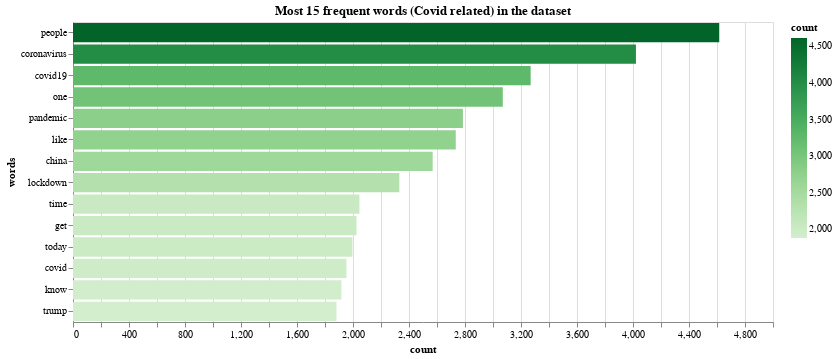

The notebook cell saved with this chart:
### Markdown cell above
We have created a bar chart showing the 15 most used words within the dataset:

### Code cell
distribuzione = wordcloud_covid.process_text(comment_words)
#print(distribuzione)
fdist_sorted = dict(sorted(distribuzione.items(), key=lambda item: item[1], reverse=True))
#print(fdist_sorted)
out = dict(itertools.islice(fdist_sorted.items(), 15))

df = pd.DataFrame.from_dict(out, orient='index').reset_index()
df = df.rename(columns={'index':'words', 0:'count'})
#print(df)
#alt.renderers.enable('altair_viewer',inline=True)


chart = alt.Chart(
    df
).mark_bar().encode(
    x=alt.X('count:Q'),
    y=alt.Y('words:N',sort='-x'),
    color=alt.Color('count:Q',scale=alt.Scale(scheme="greens"))
).transform_window(
    rank='rank(count)',
    sort=[alt.SortField('count', order='descending')]
).transform_filter(
    (alt.datum.rank < 15)
).properties(width=700, height=300, title = "Most 15 frequent words (Covid related) in the dataset")

chart

### Figure 1 — Vega-Lite specification as saved in the notebook (floating-point values rounded to 4 significant figures)
{"config": {"view": {"continuousWidth": 400, "continuousHeight": 300}}, "data": {"name": "data-f4e30701c3a52dbdfc57a3421c628673"}, "mark": "bar", "encoding": {"color": {"type": "quantitative", "field": "count", "scale": {"scheme": "greens"}}, "x": {"type": "quantitative", "field": "count"}, "y": {"type": "nominal", "field": "words", "sort": "-x"}}, "height": 300, "title": "Most 15 frequent words (Covid related) in the dataset", "transform": [{"window": [{"op": "rank", "field": "count", "as": "rank"}], "sort": [{"field": "count", "order": "descending"}]}, {"filter": "(datum.rank < 15)"}], "width": 700, "$schema": "https://vega.github.io/schema/vega-lite/v4.8.1.json", "datasets": {"data-f4e30701c3a52dbdfc57a3421c628673": [{"words": "people", "count": 4616}, {"words": "coronavirus", "count": 4021}, {"words": "covid19", "count": 3269}, {"words": "one", "count": 3070}, {"words": "pandemic", "count": 2785}, {"words": "like", "count": 2734}, {"words": "china", "count": 2569}, {"words": "lockdown", "count": 2331}, {"words": "time", "count": 2046}, {"words": "get", "count": 2025}, {"words": "today", "count": 1996}, {"words": "covid", "count": 1953}, {"words": "know", "count": 1917}, {"words": "trump", "count": 1882}, {"words": "would", "count": 1827}]}}
